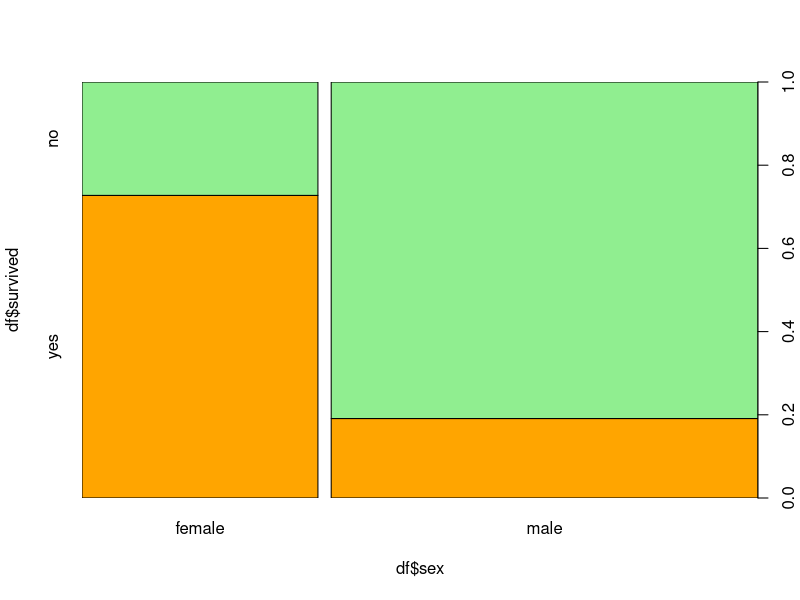
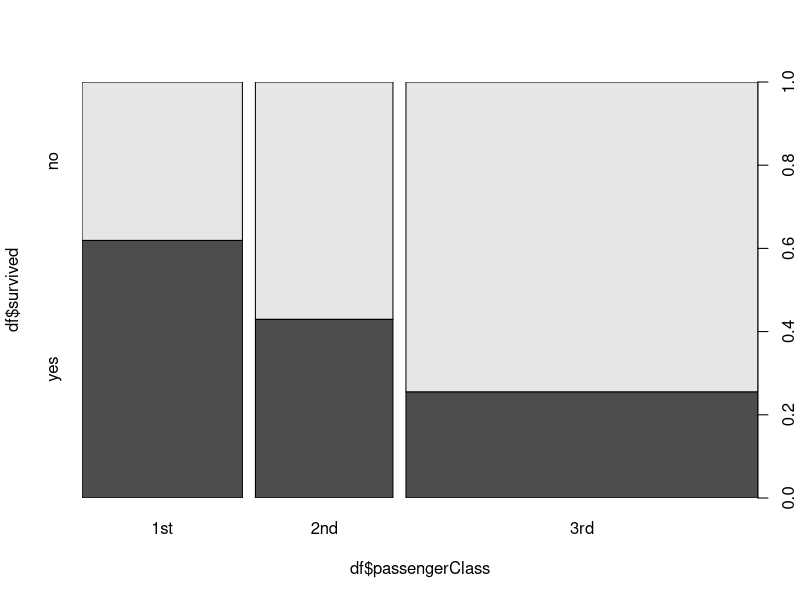
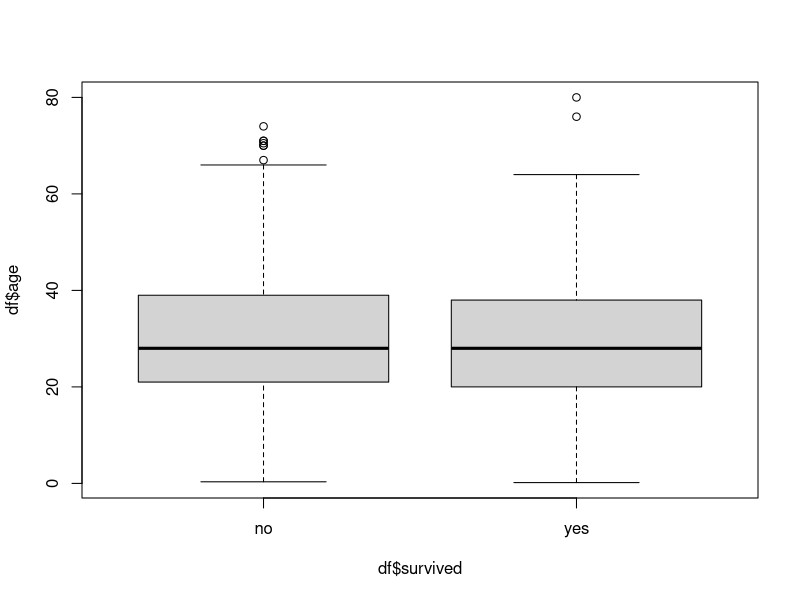

Write the R code that produced these figures, in order.
## ---- chunk 1
library(carData)
library(dplyr)
library(ggplot2)
knitr::opts_chunk$set(echo = TRUE)
## ---- chunk 2
data("TitanicSurvival")
df <- carData::TitanicSurvival
head(df)
## ---- chunk 3
library(carData)
df<-TitanicSurvival
summary(df)
## ---- chunk 4
plot(df$survived~df$sex, col=c("orange","lightgreen"))
plot(df$survived~df$passengerClass)
## ---- chunk 5
plot(df$age~df$survived)
